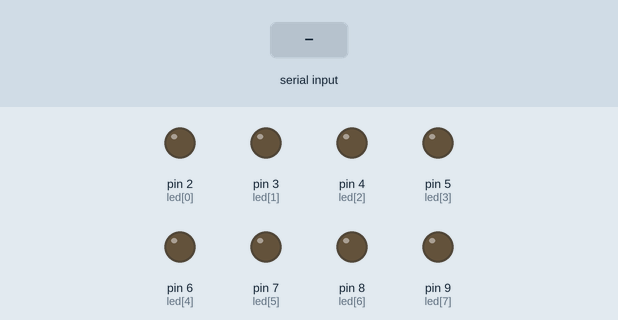
This sketch was run on a simulated Arduino Uno, built with avr-gcc and run on an emulated ATmega328P. Shown: output pins drawn as LEDs (lit = HIGH). The test bench sets the inputs (shaded band).

Above: at 1.2 s.
1.3 s: "5\n" received over Serial
At 2.1 s:
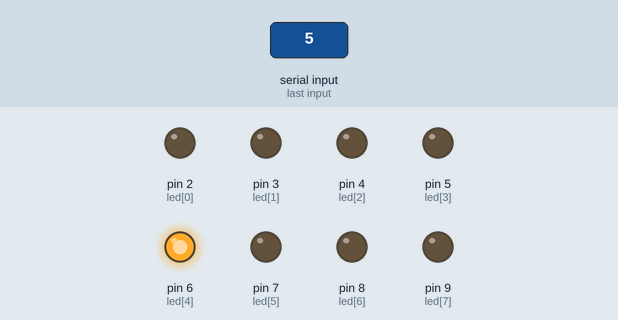
Timing chart, 0 to 4.3 s (numbered marks = the images above; inputs shaded):
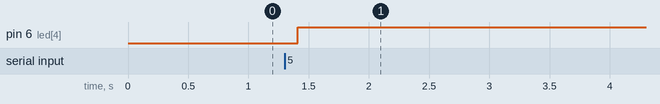

The sketch:

P9_controlLEDS_ArrayV2.ino
```cpp
int led[] = {2,3,4,5,6,7,8,9};
bool estados[] = {false,false,false,false,false,false,false,false};

void setup() {
  // put your setup code here, to run once:
  for(int i = 0; i<8; i++){
    pinMode(led[i], OUTPUT);
  }

  Serial.begin(9600);
  Serial.setTimeout(10);
}

void loop() {
  // put your main code here, to run repeatedly:
  if(Serial.available()>0){
    int idx_led = Serial.readString().toInt() - 1;
    estados[idx_led] = !estados[idx_led];
    digitalWrite(led[idx_led], estados[idx_led]);
  }
  delay(100);
}
```

Measured:
- after the input at 1.3 s, pin 6 (led[4]): LOW → HIGH after 0.11 s
